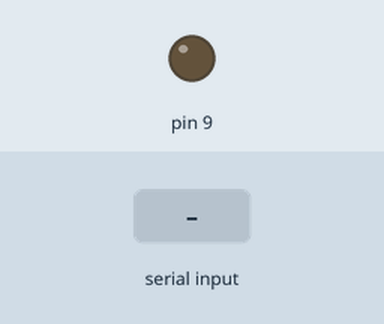
This sketch was run on a simulated Arduino Uno, built with avr-gcc and run on an emulated ATmega328P. Shown: output pins drawn as LEDs (lit = HIGH). The test bench sets the inputs (shaded band).

Above: at 1.2 s.
1.3 s: "h" received over the second serial link
At 2.0 s:
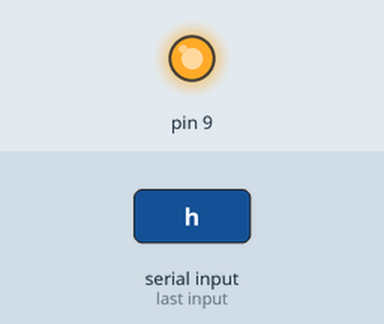
2.8 s: "l" received over the second serial link
At 3.1 s:
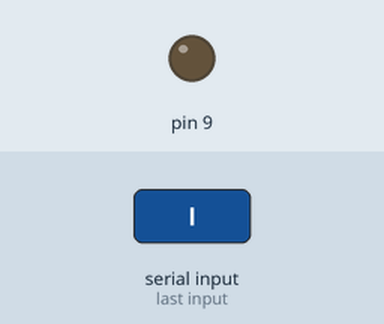
Timing chart, 0 to 5.8 s (numbered marks = the images above; inputs shaded):
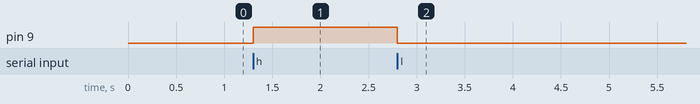

The sketch:

bt-relay-control.ino
```cpp
#include <SoftwareSerial.h>
#define RxD 2
#define TxD 3
SoftwareSerial BTSerie(RxD,TxD);

void setup() {
  Serial.begin(9600);
  pinMode(RxD, INPUT);
  pinMode(TxD, OUTPUT);
  BTSerie.begin(9600);
  pinMode(9, OUTPUT);
}

void loop() {
  if (BTSerie.available() != 0) {
    int val = BTSerie.read();
    BTSerie.write(val);
    if (val == 'h') {
      digitalWrite(9, HIGH);
    }
    else if (val == 'l') {
      digitalWrite(9, LOW);
    }
  }
}
```

Measured:
- after the input at 1.3 s, pin 9: LOW → HIGH at once
- after the input at 2.8 s, pin 9: HIGH → LOW at once
